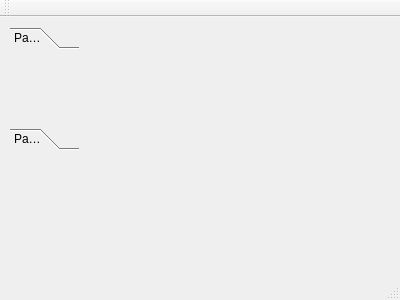
<?xml version="1.0" encoding="UTF-8"?>
<ui version="4.0">
 <class>MainWindow</class>
 <widget class="QMainWindow" name="MainWindow">
  <property name="geometry">
   <rect>
    <x>0</x>
    <y>0</y>
    <width>400</width>
    <height>300</height>
   </rect>
  </property>
  <property name="windowTitle">
   <string>MainWindow</string>
  </property>
  <widget class="QWidget" name="centralWidget">
   <widget class="QToolBox" name="toolBox">
    <property name="geometry">
     <rect>
      <x>10</x>
      <y>10</y>
      <width>69</width>
      <height>123</height>
     </rect>
    </property>
    <property name="currentIndex">
     <number>0</number>
    </property>
    <widget class="QWidget" name="page">
     <property name="geometry">
      <rect>
       <x>0</x>
       <y>0</y>
       <width>69</width>
       <height>69</height>
      </rect>
     </property>
     <attribute name="label">
      <string>Page 1</string>
     </attribute>
    </widget>
    <widget class="QWidget" name="page_2">
     <property name="geometry">
      <rect>
       <x>0</x>
       <y>0</y>
       <width>100</width>
       <height>30</height>
      </rect>
     </property>
     <attribute name="label">
      <string>Page 2</string>
     </attribute>
    </widget>
   </widget>
  </widget>
  <widget class="QMenuBar" name="menuBar">
   <property name="geometry">
    <rect>
     <x>0</x>
     <y>0</y>
     <width>400</width>
     <height>21</height>
    </rect>
   </property>
  </widget>
  <widget class="QToolBar" name="mainToolBar">
   <attribute name="toolBarArea">
    <enum>TopToolBarArea</enum>
   </attribute>
   <attribute name="toolBarBreak">
    <bool>false</bool>
   </attribute>
  </widget>
  <widget class="QStatusBar" name="statusBar"/>
 </widget>
 <layoutdefault spacing="6" margin="11"/>
 <resources/>
 <connections/>
</ui>
